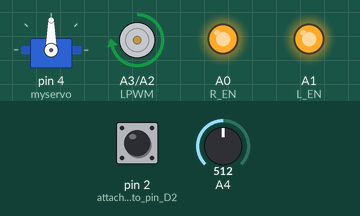
This sketch was run on a simulated Arduino Uno, built with avr-gcc and run on an emulated ATmega328P. Shown: servo, motor-driver pin pairs drawn as motors (green arrow = first pin HIGH = forward, orange = second pin HIGH = backward, longer = more drive), output pins drawn as LEDs (lit = HIGH). Inputs (shaded band) come from the test bench; at power-on: pin 2 (attaches_button_to_pin_D2) LOW, A4 = 512.

Above: at 1.2 s.
1.3 s: pin 2 (attaches_button_to_pin_D2) pulled HIGH for 0.15 s
At 1.9 s:
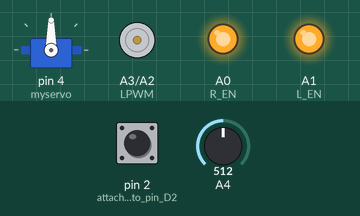
4.3 s: A4 set to 710
At 4.9 s:
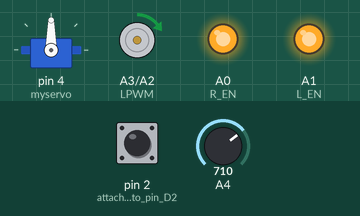
5.8 s: A4 set to 511
At 6.5 s:
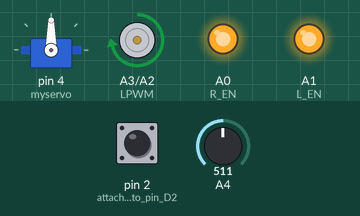
7.3 s: pin 2 (attaches_button_to_pin_D2) pulled HIGH for 1 s
At 7.38 s:
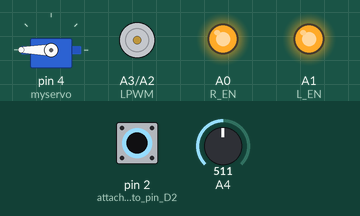
10.3 s: A4 set to 716
At 10.7 s:
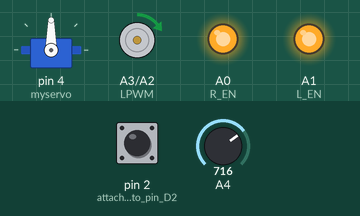
11.8 s: A4 set to 306
At 12.3 s:
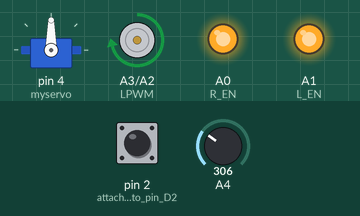
Timing chart, 0 to 14.3 s (numbered marks = the images above; inputs shaded):
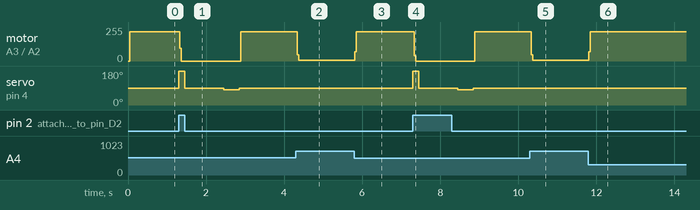

Measured:
- after the input at 1.3 s, motor on A3 (LPWM) / A2 (RPWM): forward 219/255 → stopped at once, → forward 219/255 1.6 s later; servo on pin 4 (myservo): 90° → 180° at once, → 90° 0.15 s later, → 80° 1.0 s later, → 90° 0.40 s later
- after the input at 4.3 s, motor on A3 (LPWM) / A2 (RPWM): forward 219/255 → forward 4/255 at once
- after the input at 5.8 s, motor on A3 (LPWM) / A2 (RPWM): forward 4/255 → forward 219/255 at once
- after the input at 7.3 s, motor on A3 (LPWM) / A2 (RPWM): forward 219/255 → stopped at once, → forward 219/255 1.6 s later; servo on pin 4 (myservo): 90° → 180° at once, → 90° 0.15 s later, → 80° 1.0 s later, → 90° 0.40 s later
- after the input at 10.3 s, motor on A3 (LPWM) / A2 (RPWM): forward 219/255 → forward 4/255 at once
- after the input at 11.8 s, motor on A3 (LPWM) / A2 (RPWM): forward 4/255 → forward 219/255 at once

The sketch:

Water_Leveler.ino
```cpp
#include <Servo.h>

Servo myservo;    // create servo object to control a servo named 'myservo'

char printbuffer[128];
double DC = 0;

/* PID */
unsigned long currentTime, previousTime;
double elapsedTime;
double error;
double percentError;
double lastError;
double input, output, setPoint;
double cumError, rateError;

// PID Constants
double kp = 1;
double ki = 1;

void setup(){
  setPoint = 700;   // Desired ADC Value

  Serial.begin(9600);   // Setup Serial

  // Pump Setup
  pinMode(A0, OUTPUT);    // R_EN
  pinMode(A1, OUTPUT);    // L_EN
  pinMode(A2, OUTPUT);    // RPWM
  pinMode(A3, OUTPUT);    // LPWM
  digitalWrite(A0, HIGH);
  digitalWrite(A1, HIGH);
  digitalWrite(A3, LOW);

  // Servo and Button Setup
  myservo.attach(4);  // attaches the servo on pin D4 to the servo object
  myservo.write(90);  //  90 tells the CRS to stop

  pinMode(2,INPUT);   // attaches button to pin D2
}

void loop(){
  /* Main Code */
  double value = analogRead(4);  // Read ADC Value from Water Sensor
  DC = computePID(value);   // Grab PID Value

  // Disturbance
  if(digitalRead(2)==HIGH){
    myservo.write(180);   // 180 tells the continuous rotation servo (CRS) to move forward
    delay(150);    // wait for the servo to rech original position
    myservo.write(90);    // 90 tells the CRS to stop

    delay(1000); // wait before moving servo back

    myservo.write(80);     // 0 tells the continuous rotation servo (CRS) to move backward
    delay(400);    // wait for the servo to reach desired position
    myservo.write(90);    // 90 tells the CRS to stop
  }
  else{
  }

  // Correct Duty Cycle Value
  if (DC > 100){
    DC = 100;
  }
  else if (DC < 0)
    DC = 0;
  else{
    // Do Nothing
  }
  pump(DC);

  // /*Print Values*/
  // //Print Water Sensor ADC Value
  // Serial.print("ADC: ");
  // Serial.print(value);
  // Serial.print(" - ");

  // // Print Duty Cycle
  // Serial.print("Duty Cycle: ");
  // Serial.print(DC);
  // Serial.print("%");

  // Serial.println();   // Print Values in One Line
  }

void pump(double duty_cycle){
  digitalWrite(A3, HIGH);
  delayMicroseconds(duty_cycle*10);
  digitalWrite(A3, LOW);
  delayMicroseconds(1000 - duty_cycle*10);
}

double computePID(double input){
  currentTime = millis();                //get current time
  elapsedTime = (double)(currentTime - previousTime);        //compute time elapsed from previous computation

  error = setPoint - input;                                // determine error
  double out = kp*error;                //PID output

  lastError = error;                                //remember current error
  previousTime = currentTime;                        //remember current time

  return out;                                        //have function return the PID output
}
```
